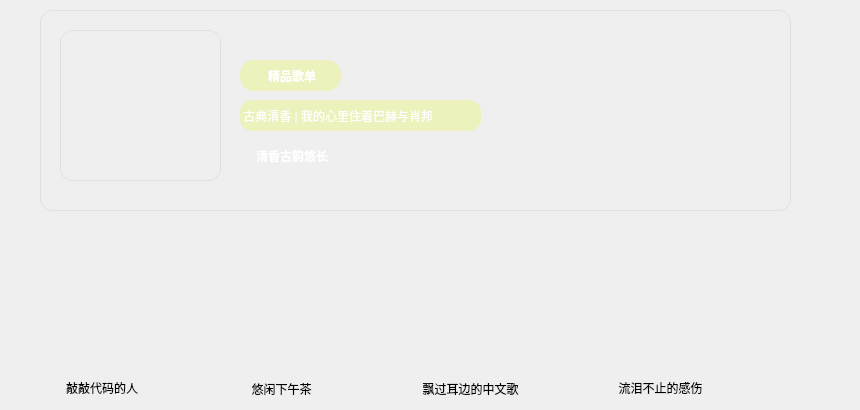
      <widget class="QWidget" name="tab_1">
       <attribute name="title">
        <string>  业</string>
       </attribute>
       <widget class="QWidget" name="widget_3" native="true">
        <property name="geometry">
         <rect>
          <x>10</x>
          <y>0</y>
          <width>841</width>
          <height>401</height>
         </rect>
        </property>
        <property name="styleSheet">
         <string notr="true">background-color: rgb(240, 240, 240,95);
</string>
        </property>
        <widget class="QFrame" name="frame">
         <property name="geometry">
          <rect>
           <x>30</x>
           <y>10</y>
           <width>751</width>
           <height>201</height>
          </rect>
         </property>
         <property name="styleSheet">
          <string notr="true">border-radius:12px;
border: 0.5px solid  #E0E0E0;
</string>
         </property>
         <property name="frameShape">
          <enum>QFrame::StyledPanel</enum>
         </property>
         <property name="frameShadow">
          <enum>QFrame::Raised</enum>
         </property>
         <widget class="QLabel" name="label">
          <property name="geometry">
           <rect>
            <x>20</x>
            <y>20</y>
            <width>161</width>
            <height>151</height>
           </rect>
          </property>
          <property name="styleSheet">
           <string notr="true">border-image: url(:/image/findMusic/title.jpg);
border-radius:12px;
</string>
          </property>
          <property name="text">
           <string/>
          </property>
         </widget>
         <widget class="QPushButton" name="pushButton">
          <property name="geometry">
           <rect>
            <x>200</x>
            <y>50</y>
            <width>101</width>
            <height>31</height>
           </rect>
          </property>
          <property name="styleSheet">
           <string notr="true">background-color: rgb(237, 241, 187);
border: 0.5px #000000;
border-radius: 14px;
color: rgb(255, 255, 255);
font: 10pt &quot;楷体&quot;;
    font-weight: bold;
</string>
          </property>
          <property name="text">
           <string> 精品歌单</string>
          </property>
         </widget>
         <widget class="QLabel" name="label_2">
          <property name="geometry">
           <rect>
            <x>200</x>
            <y>90</y>
            <width>241</width>
            <height>31</height>
           </rect>
          </property>
          <property name="styleSheet">
           <string notr="true">color: rgb(255, 255, 255);
font: 10pt &quot;楷体&quot;;
background-color: rgb(237, 241, 187);
    border: none;
</string>
          </property>
          <property name="text">
           <string> 古典清香 | 我的心里住着巴赫与肖邦</string>
          </property>
         </widget>
         <widget class="QLabel" name="label_3">
          <property name="geometry">
           <rect>
            <x>190</x>
            <y>130</y>
            <width>121</width>
            <height>31</height>
           </rect>
          </property>
          <property name="styleSheet">
           <string notr="true">color: rgb(255, 255, 255);
font: 8pt &quot;楷体&quot;;
    border: none;
    font-weight: bold;
</string>
          </property>
          <property name="text">
           <string> 清香古韵悠长</string>
          </property>
          <property name="alignment">
           <set>Qt::AlignCenter</set>
          </property>
         </widget>
        </widget>
        <widget class="QLabel" name="label_5">
         <property name="geometry">
          <rect>
           <x>211</x>
           <y>221</y>
           <width>151</width>
           <height>151</height>
          </rect>
         </property>
         <property name="minimumSize">
          <size>
           <width>151</width>
           <height>151</height>
          </size>
         </property>
         <property name="maximumSize">
          <size>
           <width>151</width>
           <height>151</height>
          </size>
         </property>
         <property name="styleSheet">
          <string notr="true">border-image: url(:/image/findMusic/tab2.jpg);
border-radius:12px;
</string>
         </property>
         <property name="frameShape">
          <enum>QFrame::Box</enum>
         </property>
         <property name="text">
          <string/>
         </property>
        </widget>
        <widget class="QLabel" name="label_17">
         <property name="geometry">
          <rect>
           <x>211</x>
           <y>378</y>
           <width>121</width>
           <height>21</height>
          </rect>
         </property>
         <property name="minimumSize">
          <size>
           <width>121</width>
           <height>21</height>
          </size>
         </property>
         <property name="maximumSize">
          <size>
           <width>121</width>
           <height>21</height>
          </size>
         </property>
         <property name="styleSheet">
          <string notr="true">color: rgb(0, 0, 0);
font: 9pt &quot;黑体&quot;;
    border: none;
</string>
         </property>
         <property name="text">
          <string>悠闲下午茶</string>
         </property>
         <property name="alignment">
          <set>Qt::AlignCenter</set>
         </property>
        </widget>
        <widget class="QWidget" name="layoutWidget">
         <property name="geometry">
          <rect>
           <x>590</x>
           <y>220</y>
           <width>153</width>
           <height>180</height>
          </rect>
         </property>
         <layout class="QVBoxLayout" name="verticalLayout_4">
          <item>
           <widget class="QLabel" name="label_7">
            <property name="minimumSize">
             <size>
              <width>151</width>
              <height>151</height>
             </size>
            </property>
            <property name="maximumSize">
             <size>
              <width>151</width>
              <height>151</height>
             </size>
            </property>
            <property name="styleSheet">
             <string notr="true">border-image: url(:/image/findMusic/tab4.jpg);
border-radius:12px;
</string>
            </property>
            <property name="frameShape">
             <enum>QFrame::Box</enum>
            </property>
            <property name="text">
             <string/>
            </property>
           </widget>
          </item>
          <item>
           <widget class="QLabel" name="label_19">
            <property name="minimumSize">
             <size>
              <width>121</width>
              <height>21</height>
             </size>
            </property>
            <property name="maximumSize">
             <size>
              <width>121</width>
              <height>21</height>
             </size>
            </property>
            <property name="styleSheet">
             <string notr="true">color: rgb(0, 0, 0);
font: 9pt &quot;黑体&quot;;
    border: none;
</string>
            </property>
            <property name="text">
             <string>流泪不止的感伤</string>
            </property>
            <property name="alignment">
             <set>Qt::AlignCenter</set>
            </property>
           </widget>
          </item>
         </layout>
        </widget>
        <widget class="QWidget" name="layoutWidget">
         <property name="geometry">
          <rect>
           <x>400</x>
           <y>220</y>
           <width>153</width>
           <height>182</height>
          </rect>
         </property>
         <layout class="QVBoxLayout" name="verticalLayout_5">
          <item>
           <widget class="QLabel" name="label_6">
            <property name="minimumSize">
             <size>
              <width>151</width>
              <height>151</height>
             </size>
            </property>
            <property name="maximumSize">
             <size>
              <width>151</width>
              <height>151</height>
             </size>
            </property>
            <property name="styleSheet">
             <string notr="true">border-image: url(:/image/findMusic/tab3.jpg);
border-radius:12px;
</string>
            </property>
            <property name="frameShape">
             <enum>QFrame::Box</enum>
            </property>
            <property name="text">
             <string/>
            </property>
           </widget>
          </item>
          <item>
           <widget class="QLabel" name="label_18">
            <property name="minimumSize">
             <size>
              <width>121</width>
              <height>23</height>
             </size>
            </property>
            <property name="maximumSize">
             <size>
              <width>121</width>
              <height>23</height>
             </size>
            </property>
            <property name="styleSheet">
             <string notr="true">color: rgb(0, 0, 0);
font: 7pt &quot;黑体&quot;;
    border: none;
</string>
            </property>
            <property name="text">
             <string>飘过耳边的中文歌</string>
            </property>
            <property name="alignment">
             <set>Qt::AlignCenter</set>
            </property>
           </widget>
          </item>
         </layout>
        </widget>
        <widget class="QWidget" name="layoutWidget">
         <property name="geometry">
          <rect>
           <x>30</x>
           <y>220</y>
           <width>153</width>
           <height>180</height>
          </rect>
         </property>
         <layout class="QVBoxLayout" name="verticalLayout_7">
          <item>
           <widget class="QLabel" name="label_4">
            <property name="minimumSize">
             <size>
              <width>151</width>
              <height>151</height>
             </size>
            </property>
            <property name="maximumSize">
             <size>
              <width>151</width>
              <height>151</height>
             </size>
            </property>
            <property name="styleSheet">
             <string notr="true">border-image: url(:/image/findMusic/tab1.jpg);
border-radius:12px;
</string>
            </property>
            <property name="frameShape">
             <enum>QFrame::Box</enum>
            </property>
            <property name="text">
             <string/>
            </property>
           </widget>
          </item>
          <item>
           <widget class="QLabel" name="label_8">
            <property name="minimumSize">
             <size>
              <width>121</width>
              <height>21</height>
             </size>
            </property>
            <property name="maximumSize">
             <size>
              <width>121</width>
              <height>21</height>
             </size>
            </property>
            <property name="styleSheet">
             <string notr="true">color: rgb(0, 0, 0);
font: 9pt &quot;黑体&quot;;
    border: none;
</string>
            </property>
            <property name="text">
             <string> 敲敲代码的人</string>
            </property>
            <property name="alignment">
             <set>Qt::AlignCenter</set>
            </property>
           </widget>
          </item>
         </layout>
        </widget>
       </widget>
      </widget>
